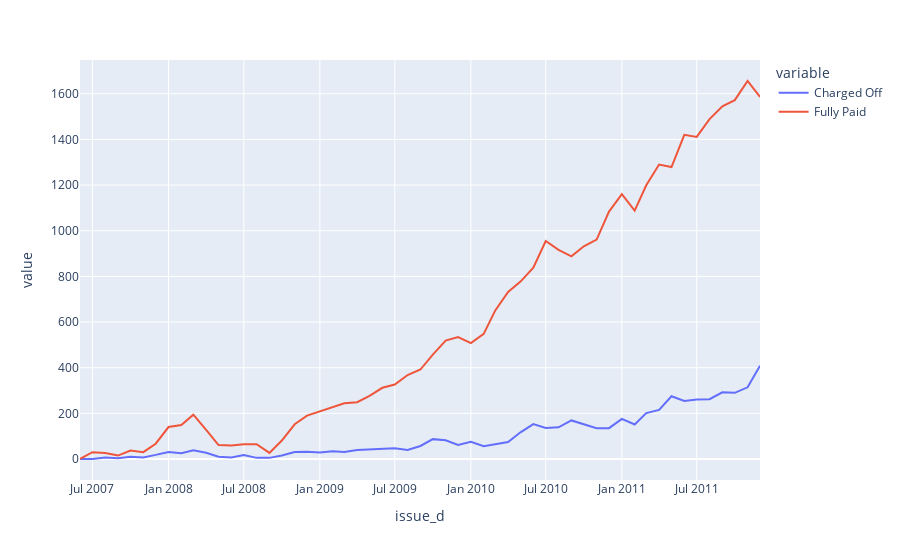

Notebook cell for this chart:
### Markdown cell above
## 6.18 Time Series Chart of Issue Dates

### Code cell
loan_df2=loan_df.copy()
loan_df2['issue_d']=loan_df2['issue_d'].apply(lambda x: datetime.strptime(x,'%b-%y'))
loan_df2['value']=1
loan_df2=loan_df2.groupby(['issue_d','loan_status'],as_index=False)['value'].sum()
loan_df3=pd.pivot_table(loan_df2, values = 'value', index=['issue_d'], columns = 'loan_status').reset_index()
loan_df3=loan_df3.fillna(0)
loan_df3=loan_df3.groupby(['issue_d'],as_index=False)['Charged Off','Fully Paid'].sum()
fig=px.line(loan_df3,x='issue_d',y=['Charged Off','Fully Paid'])
fig.show()
